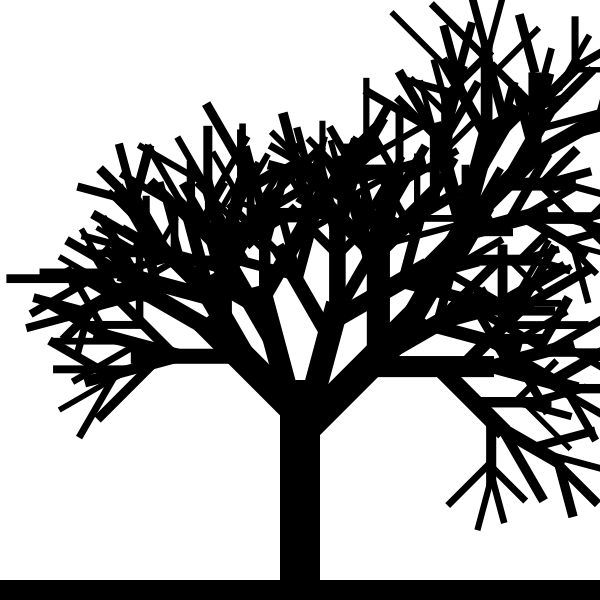
Frame 1 (no input)
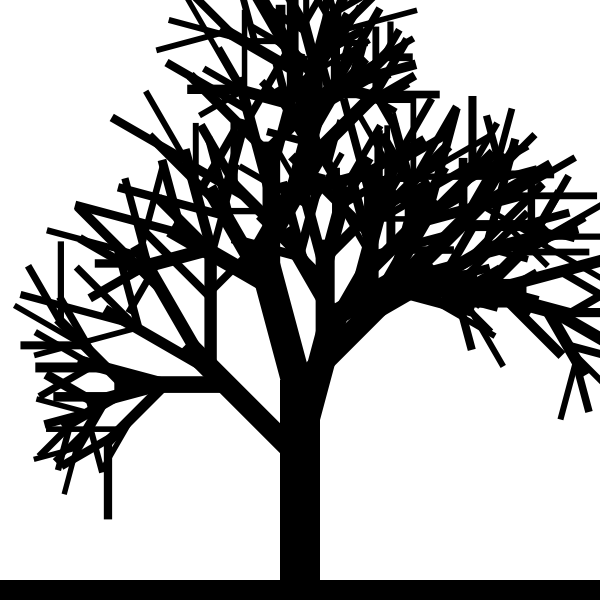
Frame 2 (the mouse pressed at the canvas centre, redrawn once)

The Processing sketch that drew these frames (run headless with seeded random() and noise(); the mouse was pressed at the canvas centre and the sketch redrawn once):

// Processing sketch: tree_recursive
// ── tree_recursive.pde
/**
 * This sketch will produce an image of a tree. 
 * Jared Donovan, n1234567
 * Based on examples from...
 */

void setup(){
  size(600, 600);
  fill(0);
  noStroke();
}

void draw(){
  background(255);
  
  rect(0, height - 20, width, 20);

  // Change the coord system to the bottom center of the screen.
  pushMatrix();
  translate(width / 2, height - 20);
  rotate(radians(180));  
  drawBranch(0, 0, 40, 200, 0);
  popMatrix();

  noLoop();
}

/** 
 * Draws a branch at the specified coord with width w and length l and angle a.
 */ 
void drawBranch(float x, float y, float w, float l, float a){
  pushMatrix();
  translate(x, y);
  rotate(radians(a));
  rect(-w / 2, 0, w, l);
  
  // Keep drawing sub-branches (with smaller width) as long as
  // the width of this branch is greater than 10.
  if(w > 10){
    // Draw 4 sub-branches at different angles.
    for(int i = 0; i < 4; i++){
      drawBranch(0, random(l / 2, l), w / random(1.2, 2), l / random(1.1, 1.5), -45 + (i * 30));
    }
  }
  
  popMatrix();
}
